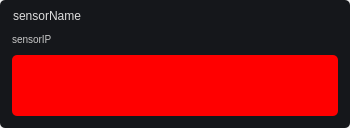
<?xml version="1.0" encoding="UTF-8"?>
<ui version="4.0">
 <class>tileSensorTemplate</class>
 <widget class="QWidget" name="tileSensorTemplate">
  <property name="geometry">
   <rect>
    <x>0</x>
    <y>0</y>
    <width>350</width>
    <height>128</height>
   </rect>
  </property>
  <property name="minimumSize">
   <size>
    <width>350</width>
    <height>128</height>
   </size>
  </property>
  <property name="maximumSize">
   <size>
    <width>350</width>
    <height>128</height>
   </size>
  </property>
  <property name="windowTitle">
   <string>Form</string>
  </property>
  <property name="styleSheet">
   <string notr="true">QWidget QFrame {
background-color: rgb(21, 23, 27);
border-radius: 5px;
color: rgb(221, 221, 221);
}
#sensorConnected {
background-image: url(:/icons/images/icons2/status_disconnected.png);
background-repeat: no-repeat;
background-position: center;
}
#sensorOnline {
background-image: url(:/icons/images/icons2/status_offline.png);
background-repeat: no-repeat;
background-position: center;
}
#sensorIP {
color: rgb(201, 201, 201) !important;
font-size: 10px !important;
}</string>
  </property>
  <layout class="QVBoxLayout" name="verticalLayout">
   <property name="spacing">
    <number>0</number>
   </property>
   <property name="leftMargin">
    <number>0</number>
   </property>
   <property name="topMargin">
    <number>0</number>
   </property>
   <property name="rightMargin">
    <number>0</number>
   </property>
   <property name="bottomMargin">
    <number>0</number>
   </property>
   <item>
    <widget class="QFrame" name="frame">
     <property name="frameShape">
      <enum>QFrame::StyledPanel</enum>
     </property>
     <property name="frameShadow">
      <enum>QFrame::Raised</enum>
     </property>
     <layout class="QVBoxLayout" name="verticalLayout_2">
      <property name="spacing">
       <number>0</number>
      </property>
      <property name="leftMargin">
       <number>12</number>
      </property>
      <property name="topMargin">
       <number>9</number>
      </property>
      <property name="rightMargin">
       <number>12</number>
      </property>
      <property name="bottomMargin">
       <number>12</number>
      </property>
      <item alignment="Qt::AlignTop">
       <widget class="QWidget" name="horizontalWidget" native="true">
        <property name="minimumSize">
         <size>
          <width>0</width>
          <height>24</height>
         </size>
        </property>
        <property name="maximumSize">
         <size>
          <width>16777215</width>
          <height>24</height>
         </size>
        </property>
        <layout class="QHBoxLayout" name="horizontalLayout">
         <property name="spacing">
          <number>1</number>
         </property>
         <property name="sizeConstraint">
          <enum>QLayout::SetNoConstraint</enum>
         </property>
         <property name="leftMargin">
          <number>1</number>
         </property>
         <property name="topMargin">
          <number>0</number>
         </property>
         <property name="rightMargin">
          <number>1</number>
         </property>
         <property name="bottomMargin">
          <number>0</number>
         </property>
         <item alignment="Qt::AlignTop">
          <widget class="QLabel" name="sensorName">
           <property name="minimumSize">
            <size>
             <width>0</width>
             <height>0</height>
            </size>
           </property>
           <property name="maximumSize">
            <size>
             <width>16777215</width>
             <height>32</height>
            </size>
           </property>
           <property name="text">
            <string>sensorName</string>
           </property>
          </widget>
         </item>
         <item alignment="Qt::AlignTop">
          <widget class="QFrame" name="sensorConnected">
           <property name="minimumSize">
            <size>
             <width>0</width>
             <height>16</height>
            </size>
           </property>
           <property name="maximumSize">
            <size>
             <width>24</width>
             <height>24</height>
            </size>
           </property>
           <property name="frameShape">
            <enum>QFrame::StyledPanel</enum>
           </property>
           <property name="frameShadow">
            <enum>QFrame::Raised</enum>
           </property>
          </widget>
         </item>
         <item alignment="Qt::AlignTop">
          <widget class="QFrame" name="sensorOnline">
           <property name="minimumSize">
            <size>
             <width>0</width>
             <height>16</height>
            </size>
           </property>
           <property name="maximumSize">
            <size>
             <width>24</width>
             <height>24</height>
            </size>
           </property>
           <property name="frameShape">
            <enum>QFrame::StyledPanel</enum>
           </property>
           <property name="frameShadow">
            <enum>QFrame::Raised</enum>
           </property>
          </widget>
         </item>
        </layout>
       </widget>
      </item>
      <item>
       <widget class="QWidget" name="verticalWidget" native="true">
        <property name="sizePolicy">
         <sizepolicy hsizetype="Preferred" vsizetype="Expanding">
          <horstretch>0</horstretch>
          <verstretch>0</verstretch>
         </sizepolicy>
        </property>
        <layout class="QVBoxLayout" name="verticalLayout_3">
         <property name="spacing">
          <number>9</number>
         </property>
         <property name="leftMargin">
          <number>0</number>
         </property>
         <property name="topMargin">
          <number>0</number>
         </property>
         <property name="rightMargin">
          <number>0</number>
         </property>
         <property name="bottomMargin">
          <number>0</number>
         </property>
         <item alignment="Qt::AlignTop">
          <widget class="QLabel" name="sensorIP">
           <property name="font">
            <font>
             <pointsize>-1</pointsize>
            </font>
           </property>
           <property name="text">
            <string>sensorIP</string>
           </property>
          </widget>
         </item>
         <item>
          <widget class="QFrame" name="frame_2">
           <property name="sizePolicy">
            <sizepolicy hsizetype="Expanding" vsizetype="Expanding">
             <horstretch>0</horstretch>
             <verstretch>0</verstretch>
            </sizepolicy>
           </property>
           <property name="styleSheet">
            <string notr="true">background-color: rgb(255, 0, 0);</string>
           </property>
           <property name="frameShape">
            <enum>QFrame::StyledPanel</enum>
           </property>
           <property name="frameShadow">
            <enum>QFrame::Raised</enum>
           </property>
          </widget>
         </item>
        </layout>
       </widget>
      </item>
     </layout>
    </widget>
   </item>
  </layout>
 </widget>
 <resources/>
 <connections/>
</ui>
